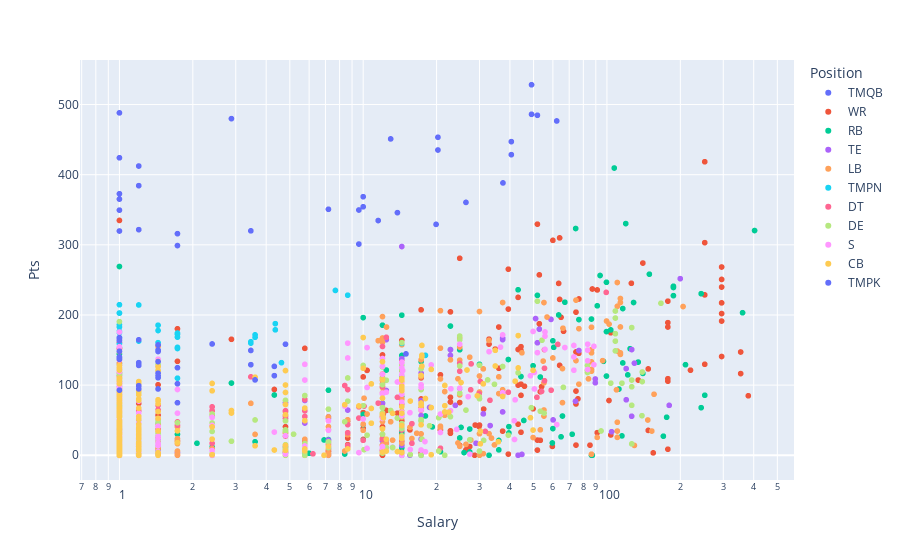

Notebook source saved alongside this figure:
### Code cell
px.scatter(bcPlayers2021,
           x = 'Salary', 
           y = 'Pts',
           color = 'Position',
           hover_data=[bcPlayers2021['Player'], bcPlayers2021['Team']],
           log_x=True
           )

### Figure 1 — Plotly figure (JSON) as saved in the notebook; plotly's stock layout.template omitted (floating-point values rounded to 4 significant figures; data arrays with more than 128 entries replaced by an {"elided": "..."} marker saying what was removed)
{"data": [{"customdata": [["Bills, Buffalo", "BUF"], ["Buccaneers, Tampa Bay", "TBB"], ["Ravens, Baltimore", "BAL"], ["Cardinals, Arizona", "ARI"], ["Chargers, Los Angeles", "LAC"], ["Chiefs, Kansas City", "KCC"], ["Cowboys, Dallas", "DAL"], ["Packers, Green Bay", "GBP"], ["Eagles, Philadelphia", "PHI"], ["Bengals, Cincinnati", "CIN"], ["Rams, Los Angeles", "LAR"], ["Saints, New Orleans", "NOS"], ["Vikings, Minnesota", "MIN"], ["49ers, San Francisco", "SFO"], ["Raiders, Las Vegas", "LVR"], ["Seahawks, Seattle", "SEA"], ["Dolphins, Miami", "MIA"], ["Panthers, Carolina", "CAR"], ["Broncos, Denver", "DEN"], ["FootballTeam, Washington", "WAS"], ["Titans, Tennessee", "TEN"], ["Jets, New York", "NYJ"], ["Steelers, Pittsburgh", "PIT"], ["Colts, Indianapolis", "IND"], ["Patriots, New England", "NEP"], ["Bears, Chicago", "CHI"], ["Texans, Houston", "HOU"], ["Giants, New York", "NYG"], ["Falcons, Atlanta", "ATL"], ["Lions, Detroit", "DET"], ["Browns, Cleveland", "CLE"], ["Jaguars, Jacksonville", "JAC"]], "hovertemplate": "Position=TMQB<br>Salary=%{x}<br>Pts=%{y}<br>Player=%{customdata[0]}<br>Team=%{customdata[1]}<extra></extra>", "legendgroup": "TMQB", "marker": {"color": "#636efa", "symbol": "circle"}, "mode": "markers", "name": "TMQB", "showlegend": true, "type": "scattergl", "x": [49.04, 1, 49.04, 51.84, 2.88, 62.21, 20.26, 12.96, 40.53, 20.26, 40.53, 1, 1.2, 37.44, 1.2, 1, 10, 1, 26.4, 10, 7.2, 9.6, 1, 13.82, 11.52, 19.9, 1.2, 3.46, 1, 1.73, 9.6, 1.73], "xaxis": "x", "y": [528.2, 488.1, 486.1, 484.7, 479.9, 476.6, 453.4, 451.0, 447.1, 435.2, 428.6, 424.1, 412.4, 388.2, 384.4, 372.8, 368.6, 365.2, 360.5, 354.2, 350.7, 349.7, 349.5, 345.9, 334.6, 329.1, 321.7, 319.9, 319.7, 315.9, 301.1, 298.9], "yaxis": "y"}, {"customdata": {"elided": "262x2 str values"}, "hovertemplate": "Position=WR<br>Salary=%{x}<br>Pts=%{y}<br>Player=%{customdata[0]}<br>Team=%{customdata[1]}<extra></extra>", "legendgroup": "WR", "marker": {"color": "#EF553B", "symbol": "circle"}, "mode": "markers", "name": "WR", "showlegend": true, "type": "scattergl", "x": {"elided": "262 float values"}, "xaxis": "x", "y": {"elided": "262 float values"}, "yaxis": "y"}, {"customdata": {"elided": "184x2 str values"}, "hovertemplate": "Position=RB<br>Salary=%{x}<br>Pts=%{y}<br>Player=%{customdata[0]}<br>Team=%{customdata[1]}<extra></extra>", "legendgroup": "RB", "marker": {"color": "#00cc96", "symbol": "circle"}, "mode": "markers", "name": "RB", "showlegend": true, "type": "scattergl", "x": {"elided": "184 float values"}, "xaxis": "x", "y": {"elided": "184 float values"}, "yaxis": "y"}, {"customdata": {"elided": "144x2 str values"}, "hovertemplate": "Position=TE<br>Salary=%{x}<br>Pts=%{y}<br>Player=%{customdata[0]}<br>Team=%{customdata[1]}<extra></extra>", "legendgroup": "TE", "marker": {"color": "#ab63fa", "symbol": "circle"}, "mode": "markers", "name": "TE", "showlegend": true, "type": "scattergl", "x": {"elided": "144 float values"}, "xaxis": "x", "y": {"elided": "144 float values"}, "yaxis": "y"}, {"customdata": {"elided": "274x2 str values"}, "hovertemplate": "Position=LB<br>Salary=%{x}<br>Pts=%{y}<br>Player=%{customdata[0]}<br>Team=%{customdata[1]}<extra></extra>", "legendgroup": "LB", "marker": {"color": "#FFA15A", "symbol": "circle"}, "mode": "markers", "name": "LB", "showlegend": true, "type": "scattergl", "x": {"elided": "274 float values"}, "xaxis": "x", "y": {"elided": "274 float values"}, "yaxis": "y"}, {"customdata": [["Raiders, Las Vegas", "LVR"], ["Seahawks, Seattle", "SEA"], ["Texans, Houston", "HOU"], ["Saints, New Orleans", "NOS"], ["Cowboys, Dallas", "DAL"], ["Lions, Detroit", "DET"], ["Jaguars, Jacksonville", "JAC"], ["FootballTeam, Washington", "WAS"], ["Vikings, Minnesota", "MIN"], ["Broncos, Denver", "DEN"], ["Dolphins, Miami", "MIA"], ["Cardinals, Arizona", "ARI"], ["Jets, New York", "NYJ"], ["Ravens, Baltimore", "BAL"], ["Bears, Chicago", "CHI"], ["Packers, Green Bay", "GBP"], ["Giants, New York", "NYG"], ["Colts, Indianapolis", "IND"], ["Patriots, New England", "NEP"], ["Bengals, Cincinnati", "CIN"], ["Falcons, Atlanta", "ATL"], ["Titans, Tennessee", "TEN"], ["Steelers, Pittsburgh", "PIT"], ["Chiefs, Kansas City", "KCC"], ["Rams, Los Angeles", "LAR"], ["Browns, Cleveland", "CLE"], ["49ers, San Francisco", "SFO"], ["Buccaneers, Tampa Bay", "TBB"], ["Panthers, Carolina", "CAR"], ["Eagles, Philadelphia", "PHI"], ["Bills, Buffalo", "BUF"], ["Chargers, Los Angeles", "LAC"]], "hovertemplate": "Position=TMPN<br>Salary=%{x}<br>Pts=%{y}<br>Player=%{customdata[0]}<br>Team=%{customdata[1]}<extra></extra>", "legendgroup": "TMPN", "marker": {"color": "#19d3f3", "symbol": "circle"}, "mode": "markers", "name": "TMPN", "showlegend": true, "type": "scattergl", "x": [7.69, 8.64, 1, 1.2, 1, 1, 4.36, 1, 1.44, 1, 4.36, 1.44, 1, 1, 1.73, 1.73, 3.6, 1.73, 3.6, 1, 1, 1.2, 3.46, 1.44, 3.46, 14.4, 1, 1.73, 1.73, 18, 4.62, 1.73], "xaxis": "x", "y": [235, 228.2, 214.6, 214.2, 202.8, 202.6, 187.6, 186.2, 185.4, 182.8, 178.8, 177.8, 176.6, 174.8, 174.2, 172.4, 171.7, 168.4, 168.2, 167.8, 167.6, 162.8, 161.8, 160.5, 159.9, 159.4, 159, 153.8, 152.2, 142.4, 132, 109.8], "yaxis": "y"}, {"customdata": {"elided": "154x2 str values"}, "hovertemplate": "Position=DT<br>Salary=%{x}<br>Pts=%{y}<br>Player=%{customdata[0]}<br>Team=%{customdata[1]}<extra></extra>", "legendgroup": "DT", "marker": {"color": "#FF6692", "symbol": "circle"}, "mode": "markers", "name": "DT", "showlegend": true, "type": "scattergl", "x": {"elided": "154 float values"}, "xaxis": "x", "y": {"elided": "154 float values"}, "yaxis": "y"}, {"customdata": {"elided": "176x2 str values"}, "hovertemplate": "Position=DE<br>Salary=%{x}<br>Pts=%{y}<br>Player=%{customdata[0]}<br>Team=%{customdata[1]}<extra></extra>", "legendgroup": "DE", "marker": {"color": "#B6E880", "symbol": "circle"}, "mode": "markers", "name": "DE", "showlegend": true, "type": "scattergl", "x": {"elided": "176 float values"}, "xaxis": "x", "y": {"elided": "176 float values"}, "yaxis": "y"}, {"customdata": {"elided": "178x2 str values"}, "hovertemplate": "Position=S<br>Salary=%{x}<br>Pts=%{y}<br>Player=%{customdata[0]}<br>Team=%{customdata[1]}<extra></extra>", "legendgroup": "S", "marker": {"color": "#FF97FF", "symbol": "circle"}, "mode": "markers", "name": "S", "showlegend": true, "type": "scattergl", "x": {"elided": "178 float values"}, "xaxis": "x", "y": {"elided": "178 float values"}, "yaxis": "y"}, {"customdata": {"elided": "239x2 str values"}, "hovertemplate": "Position=CB<br>Salary=%{x}<br>Pts=%{y}<br>Player=%{customdata[0]}<br>Team=%{customdata[1]}<extra></extra>", "legendgroup": "CB", "marker": {"color": "#FECB52", "symbol": "circle"}, "mode": "markers", "name": "CB", "showlegend": true, "type": "scattergl", "x": {"elided": "239 float values"}, "xaxis": "x", "y": {"elided": "239 float values"}, "yaxis": "y"}, {"customdata": [["Ravens, Baltimore", "BAL"], ["Patriots, New England", "NEP"], ["Rams, Los Angeles", "LAR"], ["Steelers, Pittsburgh", "PIT"], ["Bengals, Cincinnati", "CIN"], ["Raiders, Las Vegas", "LVR"], ["Vikings, Minnesota", "MIN"], ["Colts, Indianapolis", "IND"], ["Chiefs, Kansas City", "KCC"], ["Eagles, Philadelphia", "PHI"], ["Cardinals, Arizona", "ARI"], ["Bills, Buffalo", "BUF"], ["Packers, Green Bay", "GBP"], ["Cowboys, Dallas", "DAL"], ["Giants, New York", "NYG"], ["49ers, San Francisco", "SFO"], ["Broncos, Denver", "DEN"], ["Falcons, Atlanta", "ATL"], ["Titans, Tennessee", "TEN"], ["Panthers, Carolina", "CAR"], ["Buccaneers, Tampa Bay", "TBB"], ["FootballTeam, Washington", "WAS"], ["Lions, Detroit", "DET"], ["Chargers, Los Angeles", "LAC"], ["Dolphins, Miami", "MIA"], ["Bears, Chicago", "CHI"], ["Seahawks, Seattle", "SEA"], ["Jets, New York", "NYJ"], ["Texans, Houston", "HOU"], ["Browns, Cleveland", "CLE"], ["Saints, New Orleans", "NOS"], ["Jaguars, Jacksonville", "JAC"]], "hovertemplate": "Position=TMPK<br>Salary=%{x}<br>Pts=%{y}<br>Player=%{customdata[0]}<br>Team=%{customdata[1]}<extra></extra>", "legendgroup": "TMPK", "marker": {"color": "#636efa", "symbol": "circle"}, "mode": "markers", "name": "TMPK", "showlegend": true, "type": "scattergl", "x": [1, 1.2, 1, 2.4, 4.8, 1.44, 1.44, 3.46, 1, 1.44, 14.98, 1, 1, 1, 1.44, 1.2, 1.2, 3.46, 1.2, 4.32, 1.73, 1.44, 4.32, 1.44, 1.44, 3.6, 1.73, 1.2, 1.2, 1.44, 1, 1.73], "xaxis": "x", "y": [167.6, 164.6, 163.2, 158.7, 158.3, 157.3, 150, 149.4, 148.2, 147.9, 144.5, 140.2, 138.6, 136.8, 133.5, 132, 131.6, 129.1, 128.1, 126.7, 124.8, 117, 113.5, 113.4, 110.5, 107.4, 102, 99.2, 94.6, 94.5, 92.8, 74.9], "yaxis": "y"}], "layout": {"legend": {"title": {"text": "Position"}, "tracegroupgap": 0}, "margin": {"t": 60}, "xaxis": {"anchor": "y", "domain": [0, 1], "title": {"text": "Salary"}, "type": "log"}, "yaxis": {"anchor": "x", "domain": [0, 1], "title": {"text": "Pts"}}}}
